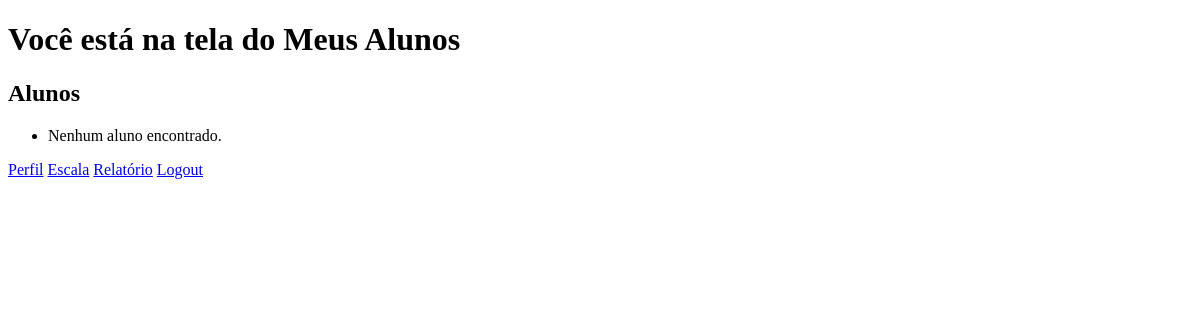
/meus_alunos/ (signed in), run on an earlier commit of the app's database.
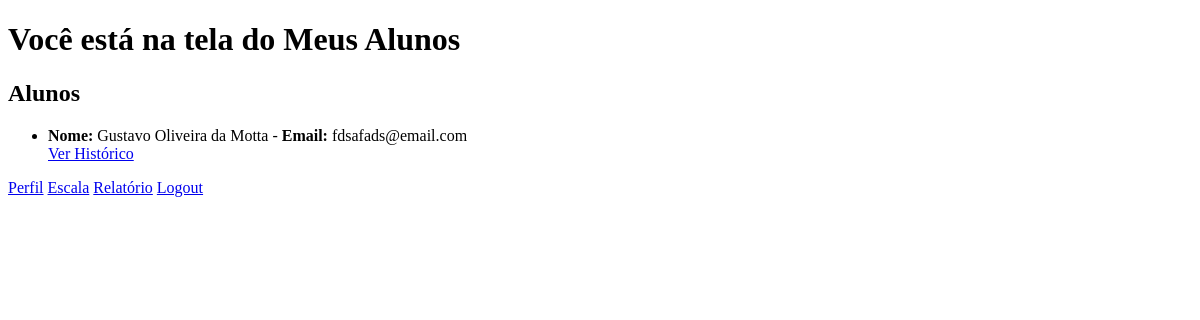
And on a later commit of the database.
### EscalaPoms/models.py (models this page shows, shortened)
class Aluno(models.Model):
    treinador = models.ForeignKey(
        Treinador,
        on_delete=models.CASCADE,
        related_name='alunos'
    )
    cpf = models.CharField(
        max_length=11,
        primary_key=True,
        unique=True,
        help_text="Digite somente os números do CPF"
    )
    nome = models.CharField(max_length=100)
    email = models.EmailField(unique=True)
    senha = models.CharField(max_length=128)
    genero = models.CharField(
        max_length=10,
        choices=[('M', 'Masculino'), ('F', 'Feminino')]
    )
    num_telefone = models.CharField(
        max_length=100,
        null=True,
        blank=True,
        help_text="Número de telefone"
    )

### EscalaPoms/backends.py (the view)
    def _wrapped_view(request, *args, **kwargs):
        if not request.user.is_authenticated:
            return redirect('login')
        cpf = re.sub(r'\D', '', request.user.username)
        if not Treinador.objects.filter(cpf=cpf).exists():
            raise PermissionDenied
        return view_func(request, *args, **kwargs)

### EscalaPoms/views.py (called while the page is built)
@login_required
@treinador_required
def meus_alunos(request):
    treinador = get_object_or_404(Treinador, cpf=request.user.username)
    alunos = Aluno.objects.filter(treinador=treinador)
    return render(request, 'EscalaPoms/meus_alunos.html', {'alunos': alunos})

### EscalaPoms/templates/EscalaPoms/meus_alunos.html (shortened to what this page needs)
{% load static %}
<!DOCTYPE html>
<html lang="pt">
<head>
</head>
<body>
  <h1>Você está na tela do Meus Alunos</h1>
  <h2>Alunos</h2>
  <ul>
    {% for aluno in alunos %}
      <li>
        <strong>Nome:</strong> {{ aluno.nome }} - <strong>Email:</strong> {{ aluno.email }} <br>
        <a href="{% url 'historico_aluno' aluno.cpf %}">Ver Histórico</a>
      </li>
    {% empty %}
      <li>Nenhum aluno encontrado.</li>
    {% endfor %}
  </ul>
  <div>
    <a href="{% url 'perfil' %}" class="btn-back">Perfil</a>
    <a href="{% url 'escala' %}" class="btn-back">Escala</a>
    <a href="{% url 'relatorio' %}" class="btn-back">Relatório</a>
    <a href="{% url 'logout' %}" class="btn-back">Logout</a>
  </div>
</body>
</html>

What changed in the data, as far as the page shows it:
added Aluno: nome "Gustavo Oliveira da Motta", email "fdsafads@email.com"
Also different on the page:
text no longer shown: "Nenhum aluno encontrado."
